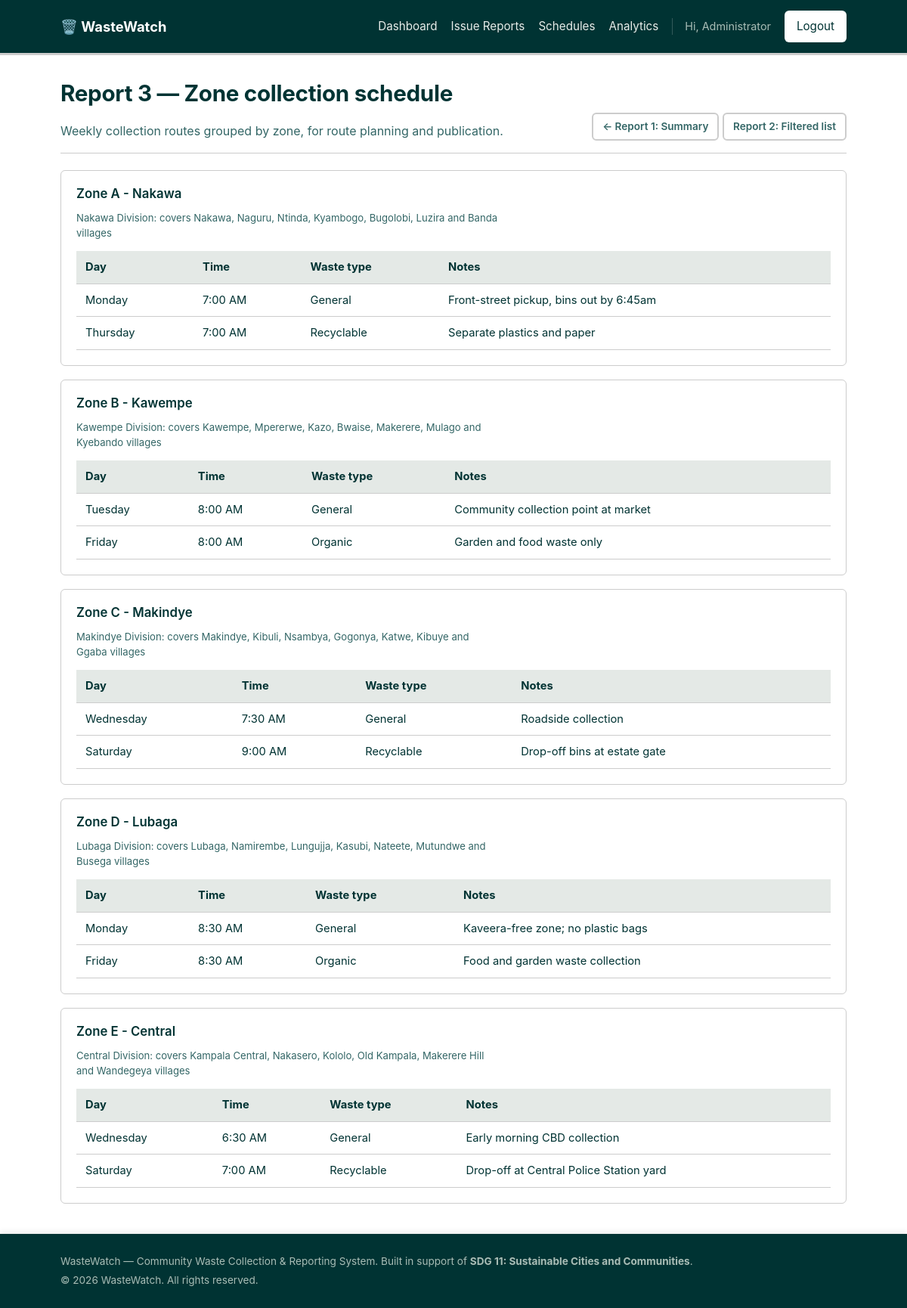
Screenshot of /admin/reports_schedule.php (signed in) with the database file from the repository.
### tables this page shows
CREATE TABLE zones (
    zone_id INT AUTO_INCREMENT PRIMARY KEY,
    zone_name VARCHAR(100) NOT NULL UNIQUE,
    zone_description VARCHAR(255) DEFAULT NULL
);

CREATE TABLE collection_schedules (
    schedule_id INT AUTO_INCREMENT PRIMARY KEY,
    zone_id INT NOT NULL,
    day_of_week ENUM('Monday','Tuesday','Wednesday','Thursday','Friday','Saturday','Sunday') NOT NULL,
    collection_time TIME NOT NULL,
    waste_type ENUM('General','Recyclable','Organic') NOT NULL,
    notes VARCHAR(255) DEFAULT NULL,
    CONSTRAINT fk_schedule_zone FOREIGN KEY (zone_id) REFERENCES zones(zone_id)
        ON DELETE CASCADE ON UPDATE CASCADE
);

### includes/functions.php (called while the page is built, shortened)
<?php
function e($value)
{
    return htmlspecialchars($value ?? '', ENT_QUOTES, 'UTF-8');
}

### admin/reports_schedule.php (the view, shortened to what this page needs)
<?php
require_once __DIR__ . '/../includes/db.php';
require_once __DIR__ . '/../includes/functions.php';
$zones = $pdo->query('SELECT zone_id, zone_name, zone_description FROM zones ORDER BY zone_name')->fetchAll();
$stmt = $pdo->query("SELECT zone_id, day_of_week, collection_time, waste_type, notes
                      FROM collection_schedules
                      ORDER BY zone_id, FIELD(day_of_week,'Monday','Tuesday','Wednesday','Thursday','Friday','Saturday','Sunday')");
$allSchedules = $stmt->fetchAll();
$scheduleByZone = [];
foreach ($allSchedules as $s) {
    $scheduleByZone[$s['zone_id']][] = $s;
}
require __DIR__ . '/../includes/header.php';
?>
<div class="page-head">
    <div>
        <h1>Report 3 &mdash; Zone collection schedule</h1>
        <p>Weekly collection routes grouped by zone, for route planning and publication.</p>
    </div>
    <div>
        <a href="reports_summary.php" class="btn btn-secondary btn-sm">&larr; Report 1: Summary</a>
        <a href="reports_filtered.php" class="btn btn-secondary btn-sm">Report 2: Filtered list</a>
    </div>
</div>
<?php foreach ($zones as $zone): ?>
    <div class="card" style="margin-bottom:18px;">
        <h3><?= e($zone['zone_name']) ?></h3>
        <p class="help-text" style="margin-top:-6px;"><?= e($zone['zone_description']) ?></p>
        <?php $rows = $scheduleByZone[$zone['zone_id']] ?? []; ?>
        <?php if (empty($rows)): ?>
            <p>No schedule published for this zone yet.</p>
        <?php else: ?>
            <div class="table-wrap">
                <table>
                    <thead><tr><th>Day</th><th>Time</th><th>Waste type</th><th>Notes</th></tr></thead>
                    <tbody>
                    <?php foreach ($rows as $s): ?>
                        <tr>
                            <td><?= e($s['day_of_week']) ?></td>
                            <td><?= date('g:i A', strtotime($s['collection_time'])) ?></td>
                            <td><?= e($s['waste_type']) ?></td>
                            <td><?= e($s['notes']) ?></td>
                        </tr>
                    <?php endforeach; ?>
                    </tbody>
                </table>
            </div>
        <?php endif; ?>
    </div>
<?php endforeach; ?>
<?php require __DIR__ . '/../includes/footer.php'; ?>

### assets/css/style.css (style rules this page uses)
:root { --ink: #003333; --ink-soft: #336666; --surface: #FFFFFF; --border: #CCCCCC; --ok: #006600; --ok-bg: #CCFFCC; --warn: #CC3300; --warn-bg: #FFCCCC; --radius: 6px; --font: -apple-system, BlinkMacSystemFont, "Segoe UI", Roboto, "Helvetica Neue", Arial, sans-serif; }
* { box-sizing: border-box; }
html, body { margin: 0; padding: 0; background: var(--surface); color: var(--ink); font-family: var(--font); font-size: 16px; line-height: 1.55; min-height: 100vh; }
a { color: var(--ok); }
h1, h2, h3 { line-height: 1.25; color: var(--ink); margin-top: 0; }
h1 { font-size: 1.85rem; font-weight: 700; letter-spacing: -0.01em; }
h3 { font-size: 1.05rem; font-weight: 600; }
p { max-width: 68ch; }
.page-head { display: flex; justify-content: space-between; align-items: flex-end; flex-wrap: wrap; gap: 10px; margin-bottom: 22px; border-bottom: 1px solid var(--border); padding-bottom: 16px; }
.page-head p { margin: 4px 0 0; color: var(--ink-soft); }
.card { background: var(--surface); border: 1px solid var(--border); border-radius: var(--radius); padding: 20px; }
.help-text { color: var(--ink-soft); font-size: 0.82rem; margin-top: 4px; }
.btn { display: inline-block; background: var(--surface); color: var(--ink); border: 2px solid var(--ink); padding: 11px 20px; border-radius: var(--radius); font-size: 0.95rem; font-weight: 600; cursor: pointer; text-decoration: none; margin-top: 18px; transition: all 0.2s ease; }
.btn-secondary { background: var(--surface); color: var(--ink-soft); border: 2px solid var(--border); }
.btn-sm { padding: 6px 12px; font-size: 0.85rem; margin-top: 0; }
.table-wrap { overflow-x: auto; }
table { width: 100%; border-collapse: collapse; background: var(--surface); font-size: 0.92rem; }
th, td { text-align: left; padding: 10px 12px; border-bottom: 1px solid var(--border); vertical-align: top; }
th { background: #E4E9E6; font-weight: 700; color: var(--ink); }

### rows the page displays
zones: zone_name "Zone A - Nakawa", zone_description "Nakawa Division: covers Nakawa, Naguru, Ntinda, Kyambogo, Bugolobi, Luzira and Banda villages"
collection_schedules: day_of_week "Monday", collection_time "7:00 AM", waste_type "General", notes "Front-street pickup, bins out by 6:45am"
collection_schedules: day_of_week "Thursday", collection_time "7:00 AM", waste_type "Recyclable", notes "Separate plastics and paper"
zones: zone_name "Zone B - Kawempe", zone_description "Kawempe Division: covers Kawempe, Mpererwe, Kazo, Bwaise, Makerere, Mulago and Kyebando villages"
collection_schedules: day_of_week "Tuesday", collection_time "8:00 AM", waste_type "General", notes "Community collection point at market"
collection_schedules: day_of_week "Friday", collection_time "8:00 AM", waste_type "Organic", notes "Garden and food waste only"
zones: zone_name "Zone C - Makindye", zone_description "Makindye Division: covers Makindye, Kibuli, Nsambya, Gogonya, Katwe, Kibuye and Ggaba villages"
collection_schedules: day_of_week "Wednesday", collection_time "7:30 AM", waste_type "General", notes "Roadside collection"
collection_schedules: day_of_week "Saturday", collection_time "9:00 AM", waste_type "Recyclable", notes "Drop-off bins at estate gate"
zones: zone_name "Zone D - Lubaga", zone_description "Lubaga Division: covers Lubaga, Namirembe, Lungujja, Kasubi, Nateete, Mutundwe and Busega villages"
collection_schedules: day_of_week "Monday", collection_time "8:30 AM", waste_type "General", notes "Kaveera-free zone; no plastic bags"
collection_schedules: day_of_week "Friday", collection_time "8:30 AM", waste_type "Organic", notes "Food and garden waste collection"
zones: zone_name "Zone E - Central", zone_description "Central Division: covers Kampala Central, Nakasero, Kololo, Old Kampala, Makerere Hill and Wandegeya villages"
collection_schedules: day_of_week "Wednesday", collection_time "6:30 AM", waste_type "General", notes "Early morning CBD collection"
collection_schedules: day_of_week "Saturday", collection_time "7:00 AM", waste_type "Recyclable", notes "Drop-off at Central Police Station yard"

### other values shown
$_SESSION['full_name'] "Administrator"
